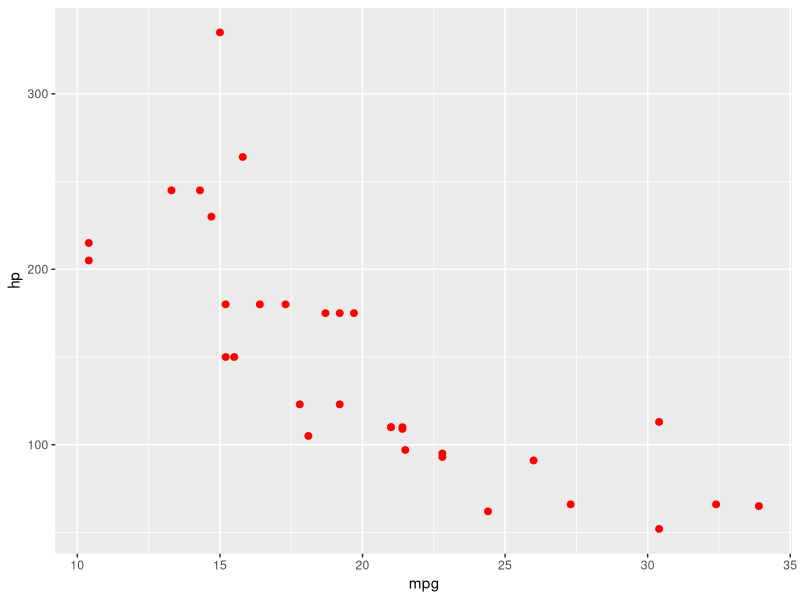
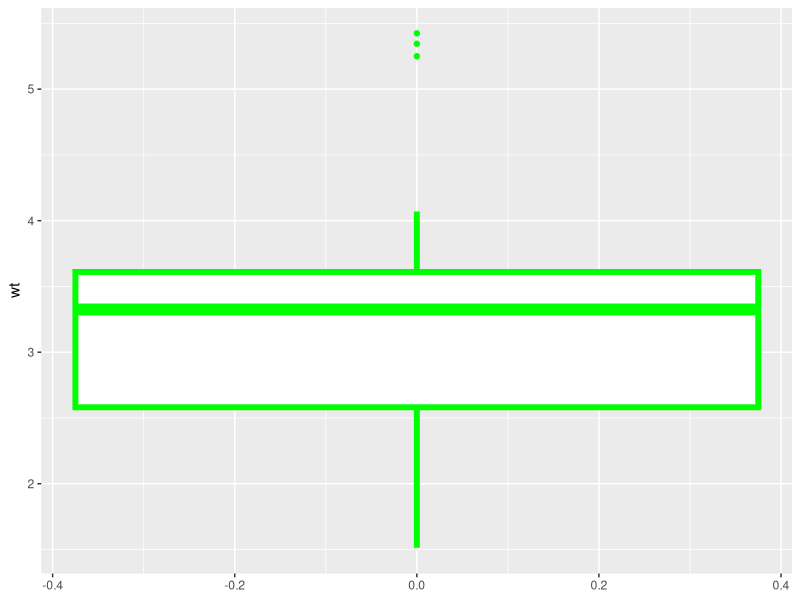
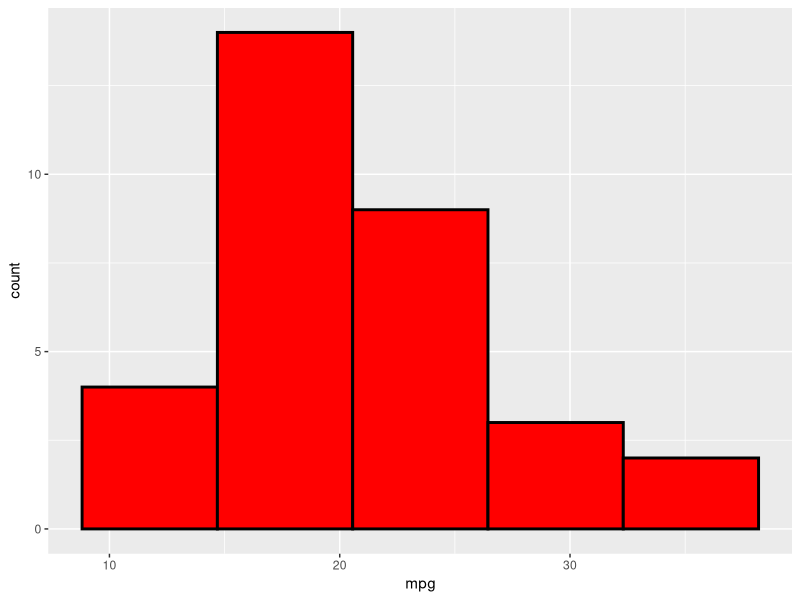
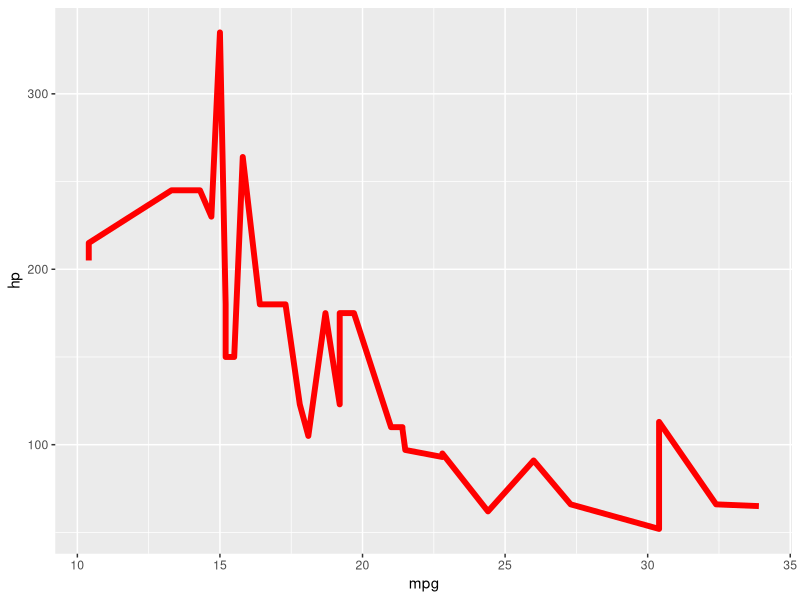
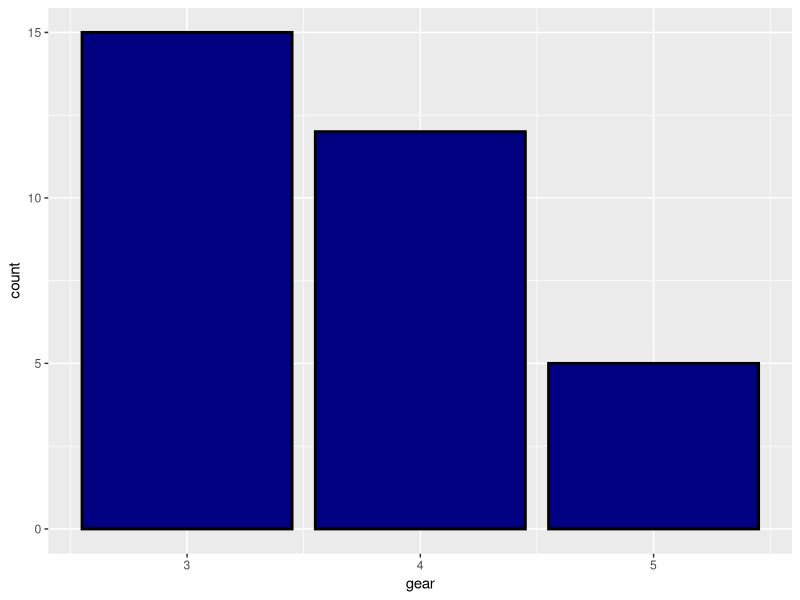

Write R code to recreate these figures, in order.
#1.Try to write a code for printing sequence of numbers from 1 to 50 with the differences of 3, 5, 10 
Seqby3 <<- seq(1, 50, by=3)
Seqby5 = seq(1, 50, by=5)
Seqby10 = seq(1, 50, by=10)
print(Seqby3)
print(Seqby5)
print(Seqby10)


#2. What are the different data objects in R? and write syntax and example for each and every object

# Data Types/Object in R - Vector, List, Matrix, Array, Factor, Data Frame

#vector : syntax: vector_name <<- c(element1,element2,...elementn)
Vect <<- c(1,2,3,4,5)
print(Vect)
class(Vect)
 
#list : syntax: list_name <<- list(element1,element2,....elementn)
Fruit <<- list(c("Apple","Mango","Banana","Grape"))
print(Fruit)
class(Fruit)

#Matrix: syntax: matrix(data = NA, nrow = 1, ncol = 1, byrow = FALSE, dimnames = NULL)
m <- matrix(c(1,2,3,4,5,6,7,8,9), nrow = 3, ncol = 3, byrow = TRUE, 
            dimnames = list(c('r1', 'r2','r3'), c('c1', 'c2','c3')))
print(m)
class(m)

#Array: syntax: array_name <<- array(data=file,vector, dim = c(dem1,dem2), dimnames = null )
ar <- array(c(1,2), dim = c(3, 3, 2))
print(ar)
class(ar)


# Factor: syntax: factor(vect_name)
k <- c("red", "green", "blue", "blue", "red")
class(k)
k
factor_k <- factor(k) # creating vector using factor()
class(factor_k)
factor_k


# Data Frame: syntax: data.frame(coln1,coln2,...colnN)
df <- data.frame(gender = c("Male", "Male","Female","Male","Female"), height = c(152, 171.5, 165,155,175), 
                weight = c(81,93,78,65,95), Age = c(42,38,64,45,40))
print(df)
class(df)

#3.Create Data frame with 3 columns and 5 rows and write a code to fetch and delete row and a column using index and add new column and row to the existed data frame
#Creating Data frame
df1 <- data.frame(gender = c("Male", "Female","Female","Male","Female"), height = c(152, 171.5, 165,145,170), 
                  weight = c(81,55,58,70,65))  
print(df1)

#Fetching data from df1
df1[2,1:3]  #fetching 2nd row and all 3 coln

#Deleting - Drop rows & coln using "-" operator in R
df1 = df1[-c(5),-c(3)]
df1

#adding New row using rbind()
newrow = c("Female",130) # Two value because of two column are there in df
df1 = rbind(df1,newrow)  
df1

#adding New Column using cbind()
age = c(40,39,38,27,45) # 5 value because of 5 observations
df1 = cbind(df1,age)
df1

# 4.Write nested if else statements to print whether the given number is negative, positive or Zero 
x <- 0
if (x>0) {
  print("Positive Number")
} else if (x<0) {
  print("Negative Number")
} else if (x==0){
  print("Nmberis Zero")
} else print("Not a Number")

# 5.write a program to input any value and check whether it is character, numeric or special character

checking <- function(read){
  if (grepl("[[:alpha:]]",read)){
    print("Input is a character")
  }
  else if (grepl("^[0-9]+$",read)){
    print("Input is numeric")
  }
  else if (grepl("[[:punct:]]",read)){
    print("Input is a Special character")
  }
  else 
    print("Wrong input")
}

# Calling the function 'Checking'
checking("Analyts")
checking(5)
checking("#")


#6.write difference between break and next also write examples for both 

# Break :
#1.terminates the loop statement then and there if the break conditions Satisfies.
#2.Break statement basically terminates/stop the loop resulting in no further iterations of the loop.
#3.Keyword for Break Statement is: break
#4.Example:
for (b in seq(10)){
  if (b==5){
    break      # will break at 4 since, b==5
  }
  print(b)
} 

#Next :
#1.Skip a iteration then and there if the next condition satisfies.
#2.Next statements basically skip a step/iteration and continues with further iterations
#3.keyword for Next statement is: next
#4.Example:
for (n in seq(7)){
  if (n==4){
    next    # will next and skip 4
  }
  print(n)
}


#7.write a program to print a given vector in reverse format x= c(1,5.6,3,10,3.5,5)

x= c(1,5.6,3,10,3.5,5)
print(rev(x))       # rev() prints the arguments in reverse order.


#8.write a program to get the mode value of the given vector ('a','b','c','t','a','c','r','a','c','t','z','r','v','t','u','e','t')

vect1 = c("a","b","c","t","a","c","r","a","c","t","z","r","v","t","u","e","t")
#Creating a function for mode
mode <- function(vec) {         #naming the function as mode and parameter
  uni <- unique(vec)            #unique() - will gives unique value and storing it in 'uni'
  uni[which.max(tabulate(match(vec, uni)))] #which.max() - gives the index of max element, tabulate() - counts the elements/values.
}
#Calling the Function mode for vect1
mode(vect1)


#9.Write a function to filter only data belongs to 'setosa' in species of Iris dataset.( using dplyr package) 
library(dplyr)          # importing the libary
irisdf<-datasets::iris  # Loading iris dataset in irisdf variable 

#Creating a function/method to filter only data of setosa 
iris_setosa <-filter(irisdf,Species == "setosa")
# calling the variable in which data of setosa species is stored
iris_setosa 



#10.Create a new column for iris dataset with the name of Means_of_obs, which contains mean value of each row.( using dplyr package)
#importing Dataset
df_iris<-datasets::iris
#Creating an array of means of first 4 colums by using apply & mean Function
means = apply(df_iris[1:4],1,mean)
#appending the array of mean at the end of the dataframe
df_new_column = mutate(df_iris,Means_of_obs=means)
#Creating View instant
View(df_new_column)



#11.Filter data for the "versicolor" and get only 'sepel_length' and Sepel _width' columns.( using dplyr package)
# Loading iris dataset in irisdf variable 
irisdf<-datasets::iris
#filtering using subset function
df_versicolor = subset(irisdf, Species == "versicolor")[,1:2]
#Creating View instant
View(df_versicolor)

#12.create below plots for the mtcars also write your inferences for each and every plot (use ggplot package) Use Different ( Size , Colour )
#Creating DataFrame of mtcars dataset
df_mtcars<-datasets::mtcars
#getting a list of columns names 
colnames(df_mtcars)
library("ggplot2")
#1.create a scatter plot
ggplot(data = mtcars,aes(x = mpg,y = hp)) + geom_point(color ="Red", size=2)

# inference: As the mpg of the Cars increase, hp(horsePower) decrease it is Strongly negatively correlated

#2.create a box plot
ggplot(data = mtcars,aes(x = wt)) + geom_boxplot(color ="Green", size = 2) + coord_flip()
# inference: There are 3 outliers (Extreme Observation) in the wt category

#3.create a Histogram
ggplot(mtcars,aes(mpg)) + geom_histogram(fill = "Red",color ="Black", bins = 5,size = 1) 
# inference: Histogram of MPG Doesn't follow Normal Distribution, it is also Postively Skewed 

#4.create a line Graph
ggplot(data = mtcars,aes(x = mpg,y = hp)) + geom_line(color = "Red", size = 2)
# inference: As the mpg of the Cars increase, hp(horsePower) decrease it is Strongly negatively correlated

#5.create a Bar Graph
ggplot(data = mtcars,aes(x = gear)) + geom_bar(color ="Black",fill = "NavyBlue", size = 1)
# inference: Through the bar graph it can be there are 15, 12 and 5 cars with 3, 4 and 5 gears respectively.
                                            


